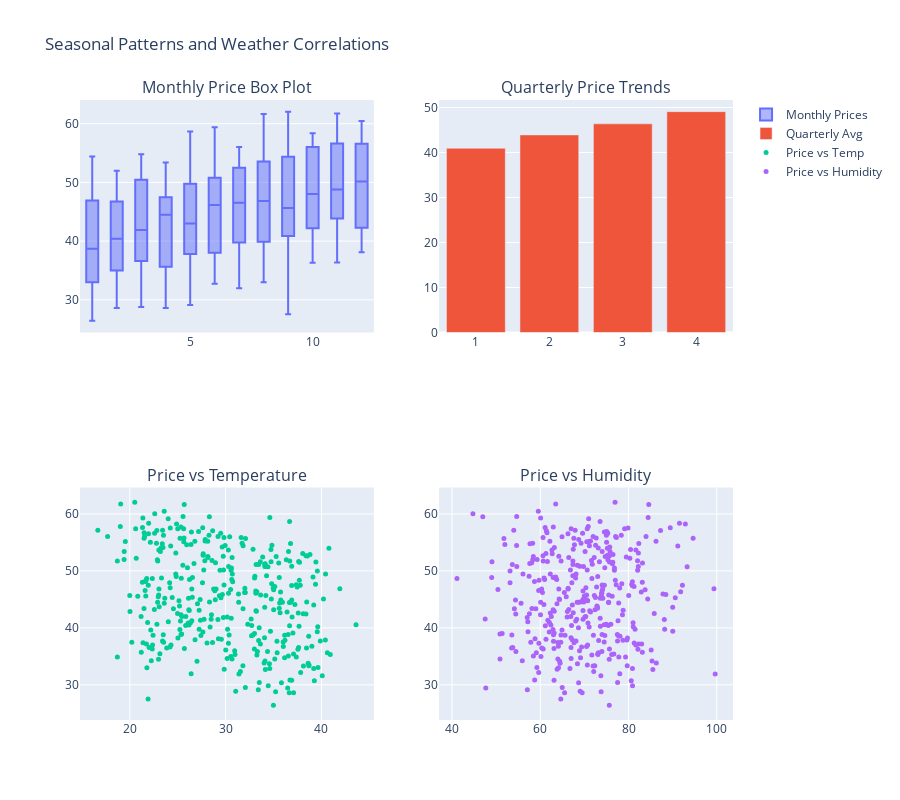

The cell this chart's notebook holds for it:
### Markdown cell above
## 5. Seasonal Pattern Analysis

### Code cell
# Create seasonal analysis plots
fig = make_subplots(rows=2, cols=2,
                    subplot_titles=('Monthly Price Box Plot',
                                   'Quarterly Price Trends',
                                   'Price vs Temperature',
                                   'Price vs Humidity'))

# Monthly patterns
monthly_data = data.groupby('month')['price'].agg(['mean', 'std']).reset_index()
fig.add_trace(
    go.Box(x=data['month'], y=data['price'], name='Monthly Prices'),
    row=1, col=1
)

# Quarterly patterns
quarterly_data = data.groupby('quarter')['price'].mean().reset_index()
fig.add_trace(
    go.Bar(x=quarterly_data['quarter'], y=quarterly_data['price'], name='Quarterly Avg'),
    row=1, col=2
)

# Temperature correlation
fig.add_trace(
    go.Scatter(x=data['temp_max'], y=data['price'], mode='markers',
               name='Price vs Temp', marker=dict(size=5)),
    row=2, col=1
)

# Humidity correlation
fig.add_trace(
    go.Scatter(x=data['humidity'], y=data['price'], mode='markers',
               name='Price vs Humidity', marker=dict(size=5)),
    row=2, col=2
)

fig.update_layout(height=800, title_text='Seasonal Patterns and Weather Correlations')
fig.show()

### Figure 1 — Plotly figure (JSON) as saved in the notebook; plotly's stock layout.template omitted (floating-point values rounded to 4 significant figures; data arrays with more than 128 entries replaced by an {"elided": "..."} marker saying what was removed)
{"data": [{"name": "Monthly Prices", "type": "box", "x": {"elided": "365 int values"}, "xaxis": "x", "y": {"elided": "365 float values"}, "yaxis": "y"}, {"name": "Quarterly Avg", "type": "bar", "x": [1, 2, 3, 4], "xaxis": "x2", "y": [40.95, 43.91, 46.37, 49.09], "yaxis": "y2"}, {"marker": {"size": 5}, "mode": "markers", "name": "Price vs Temp", "type": "scatter", "x": {"elided": "365 float values"}, "xaxis": "x3", "y": {"elided": "365 float values"}, "yaxis": "y3"}, {"marker": {"size": 5}, "mode": "markers", "name": "Price vs Humidity", "type": "scatter", "x": {"elided": "365 float values"}, "xaxis": "x4", "y": {"elided": "365 float values"}, "yaxis": "y4"}], "layout": {"annotations": [{"font": {"size": 16}, "showarrow": false, "text": "Monthly Price Box Plot", "x": 0.225, "xanchor": "center", "xref": "paper", "y": 1, "yanchor": "bottom", "yref": "paper"}, {"font": {"size": 16}, "showarrow": false, "text": "Quarterly Price Trends", "x": 0.775, "xanchor": "center", "xref": "paper", "y": 1, "yanchor": "bottom", "yref": "paper"}, {"font": {"size": 16}, "showarrow": false, "text": "Price vs Temperature", "x": 0.225, "xanchor": "center", "xref": "paper", "y": 0.375, "yanchor": "bottom", "yref": "paper"}, {"font": {"size": 16}, "showarrow": false, "text": "Price vs Humidity", "x": 0.775, "xanchor": "center", "xref": "paper", "y": 0.375, "yanchor": "bottom", "yref": "paper"}], "height": 800, "title": {"text": "Seasonal Patterns and Weather Correlations"}, "xaxis": {"anchor": "y", "domain": [0, 0.45]}, "xaxis2": {"anchor": "y2", "domain": [0.55, 1]}, "xaxis3": {"anchor": "y3", "domain": [0, 0.45]}, "xaxis4": {"anchor": "y4", "domain": [0.55, 1]}, "yaxis": {"anchor": "x", "domain": [0.625, 1]}, "yaxis2": {"anchor": "x2", "domain": [0.625, 1]}, "yaxis3": {"anchor": "x3", "domain": [0, 0.375]}, "yaxis4": {"anchor": "x4", "domain": [0, 0.375]}}}
